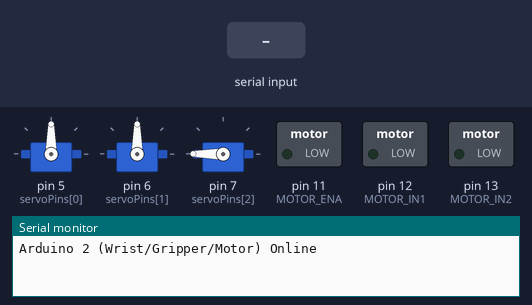
Bench run of a sketch on a simulated Arduino Uno, built with avr-gcc and run on an emulated ATmega328P. Parts: 3 × servo, switched loads named in the sketch (green lamp = pin HIGH), the last lines printed to the serial monitor. The inputs (shaded band) are chosen by the test bench.

Above: at 2.2 s.
2.3 s: "W:45\n" received over Serial
At 3.7 s:
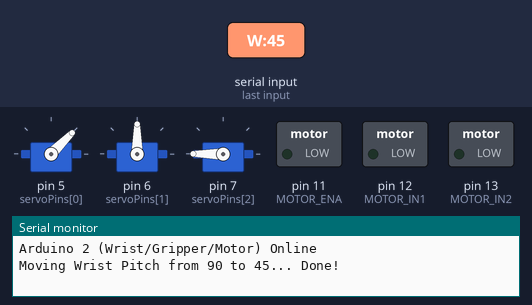
4.4 s: "M:45\n" received over Serial
At 4.9 s:
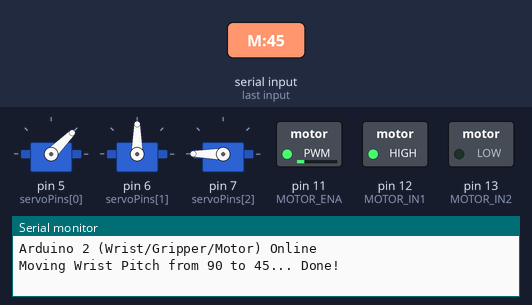
5.9 s: "H90\n" received over Serial
At 7.6 s:
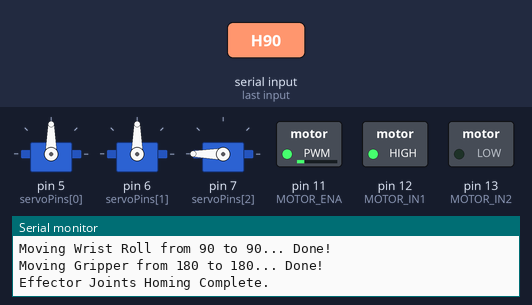
Timing chart, 0 to 9.1 s (numbered marks = the images above; inputs shaded):
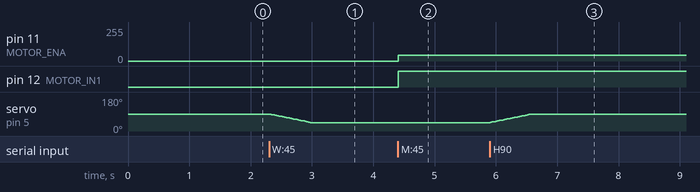

Measured:
- after the input at 2.3 s, servo on pin 5 (servoPins[0]): moves from 90° to 45° over 0.66 s, starting at once
- after the input at 4.4 s, pin 11 (MOTOR_ENA): 0/255 → 45/255 at once; pin 12 (MOTOR_IN1): LOW → HIGH at once
- after the input at 5.9 s, servo on pin 5 (servoPins[0]): moves from 45° to 90° over 0.66 s, starting at once

The sketch:

main_2.ino
```cpp
#include <Servo.h>

// Array of Servo objects (Wrist Pit, Wrist Roll, Gripper)
Servo servos[3];

// Servo Pins: WristPitch, WristRoll, Gripper
const int servoPins[3] = {5, 6, 7};

// Names for printing
const String servoNames[3] = {"Wrist Pitch", "Wrist Roll", "Gripper"};

// Safe limits [min, max]
const int minLimit[3] = {0, 0, 80};
const int maxLimit[3] = {180, 180, 180};

// Home positions
const int homePos[3] = {90, 90, 180};

// Track current positions
int curPos[3] = {90, 90, 180};

// Movement parameters
const int stepSize = 1;       // Degrees per step
const int stepDelay = 15;     // Milliseconds between steps

// DC Motor L298N pins
const int MOTOR_IN1 = 12;     // Direction pin 1
const int MOTOR_IN2 = 13;     // Direction pin 2
const int MOTOR_ENA = 11;     // PWM speed control

void controlMotor(int speed) {
  int pwm = abs(speed);
  pwm = constrain(pwm, 0, 255);

  if (speed > 0) {
    digitalWrite(MOTOR_IN1, HIGH);
    digitalWrite(MOTOR_IN2, LOW);
  } else if (speed < 0) {
    digitalWrite(MOTOR_IN1, LOW);
    digitalWrite(MOTOR_IN2, HIGH);
  } else {
    digitalWrite(MOTOR_IN1, LOW);
    digitalWrite(MOTOR_IN2, LOW);
  }

  analogWrite(MOTOR_ENA, pwm);
}

void setup() {
  Serial.begin(9600);

  // Attach all servos and set them to their home positions immediately
  for(int i = 0; i < 3; i++) {
    servos[i].attach(servoPins[i]);
    curPos[i] = homePos[i];
    servos[i].write(curPos[i]); // Initial snap to home position
  }

  // Setup DC motor pins
  pinMode(MOTOR_IN1, OUTPUT);
  pinMode(MOTOR_IN2, OUTPUT);
  pinMode(MOTOR_ENA, OUTPUT);

  controlMotor(0);


  delay(1000);
  Serial.println("Arduino 2 (Wrist/Gripper/Motor) Online");
}

void smoothMove(int servoIndex, int target) {
  // Constrain target within safe limits
  target = constrain(target, minLimit[servoIndex], maxLimit[servoIndex]);

  Serial.print("Moving ");
  Serial.print(servoNames[servoIndex]);
  Serial.print(" from ");
  Serial.print(curPos[servoIndex]);
  Serial.print(" to ");
  Serial.print(target);
  Serial.print("... ");

  // Move up
  while (curPos[servoIndex] < target) {
    curPos[servoIndex] += stepSize;
    if (curPos[servoIndex] > target) curPos[servoIndex] = target;
    servos[servoIndex].write(curPos[servoIndex]);
    delay(stepDelay);
  }

  // Move down
  while (curPos[servoIndex] > target) {
    curPos[servoIndex] -= stepSize;
    if (curPos[servoIndex] < target) curPos[servoIndex] = target;
    servos[servoIndex].write(curPos[servoIndex]);
    delay(stepDelay);
  }

  Serial.println("Done!");
}

void homeArm() {
  Serial.println("Homing Effector Joints...");
  smoothMove(0, homePos[0]); delay(100);
  smoothMove(1, homePos[1]); delay(100);
  smoothMove(2, homePos[2]);
  Serial.println("Effector Joints Homing Complete.");
}

void loop() {
  if (Serial.available()) {
    String cmd = Serial.readStringUntil('\n');
    cmd.trim();

    if (cmd.length() == 0) return;

    char motorID = cmd.charAt(0);

    // 1. Home Command
    if (motorID == 'H' || motorID == 'h') {
      homeArm();
      return;
    }

    // 2. DC Motor Command
    if (motorID == 'M' || motorID == 'm') {
      int colonIdx = cmd.indexOf(':');
      if (colonIdx != -1) {
        int speed = cmd.substring(colonIdx + 1).toInt();
        controlMotor(speed);
      }
      return;
    }

    // 3. Servo Command
    int servoIndex = -1;
    switch (motorID) {
      case 'W': case 'w': servoIndex = 0; break;
      case 'R': case 'r': servoIndex = 1; break;
      case 'G': case 'g': servoIndex = 2; break;
    }

    if (servoIndex != -1) {
      int colonIdx = cmd.indexOf(':');
      if (colonIdx != -1) {
        int targetAngle = cmd.substring(colonIdx + 1).toInt();
        smoothMove(servoIndex, targetAngle);
      }
    }
  }
}
```
